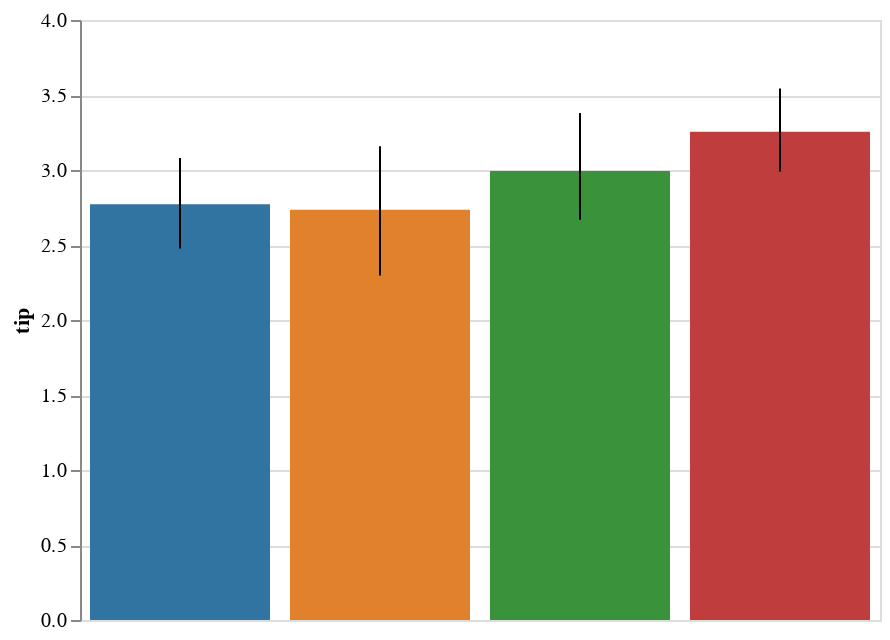

Notebook source saved alongside this figure:
### Code cell
display(salt.barplot(x="day", y="tip", data=tips, capsize=.2))
ax = sns.barplot(x="day", y="tip", data=tips, capsize=.2)

### Figure 1 — Vega-Lite specification as saved in the notebook (floating-point values rounded to 4 significant figures)
{"$schema": "https://vega.github.io/schema/vega-lite/v2.4.1.json", "config": {"view": {"height": 300, "width": 400}}, "data": {"values": [{"c": "rgb(49.62499999999999, 115.62499999999996, 161.37500000000003)", "ci0": 2.476, "ci1": 3.08, "day": "Thur", "tip": 2.771}, {"c": "rgb(224.87499999999997, 128.875, 44.12500000000004)", "ci0": 2.297, "ci1": 3.159, "day": "Fri", "tip": 2.735}, {"c": "rgb(58.49999999999999, 145.50000000000003, 58.49999999999999)", "ci0": 2.669, "ci1": 3.379, "day": "Sat", "tip": 2.993}, {"c": "rgb(192.125, 60.87500000000001, 61.62499999999999)", "ci0": 2.99, "ci1": 3.544, "day": "Sun", "tip": 3.255}]}, "layer": [{"encoding": {"color": {"field": "c", "scale": null, "type": "nominal"}, "x": {"axis": {"title": "day"}, "field": "day", "sort": null, "type": "nominal"}, "y": {"axis": {"title": "tip"}, "field": "tip", "type": "quantitative"}}, "mark": "bar", "selection": {"selector027": {"bind": "scales", "encodings": ["x", "y"], "mark": {"fill": "#333", "fillOpacity": 0.125, "stroke": "white"}, "on": "[mousedown, window:mouseup] > window:mousemove!", "resolve": "global", "translate": "[mousedown, window:mouseup] > window:mousemove!", "type": "interval", "zoom": "wheel!"}}}, {"encoding": {"x": {"axis": null, "field": "day", "sort": null, "type": "nominal"}, "y": {"field": "ci0", "type": "quantitative"}, "y2": {"field": "ci1", "type": "quantitative"}}, "mark": "rule"}]}
